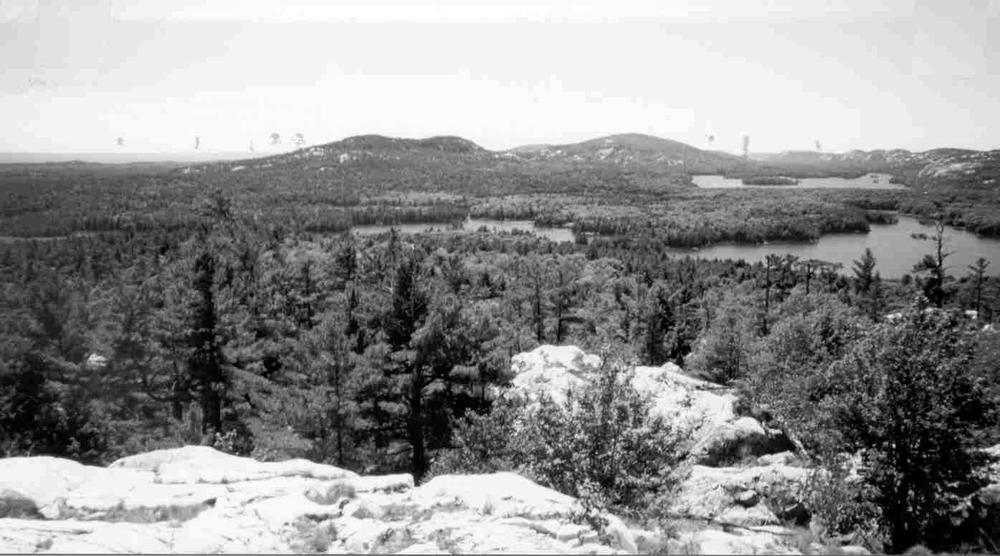
%> input picture COMPENG 4TL4Digital Signal Processing/Lab3/KillarneyPic.png, 1000 x 556 px, shrunk from 1395 x 776 before the run
$ octave lab3q1.m   (GNU Octave 9; MATLAB toolbox functions it lacks are replaced by stand-ins)
%> lines starting %> are read from the running program, lines starting %| are printed output that depends on the picture
%a
I=imread("KillarneyPic.png");
%> I is the input picture: size 556x1000 uint8; min 0, max 255, mean 144.9
% imshow(I);
whos I;

%b
I_double=double(I)/255;
% figure
% imshow(I)
figure;
imshow(I_double);

%c
figure;
imshow(I_double);colormap(gray);
figure;
imshow(I_double);colormap(1-gray);
%> after `colormap(1-gray)`:
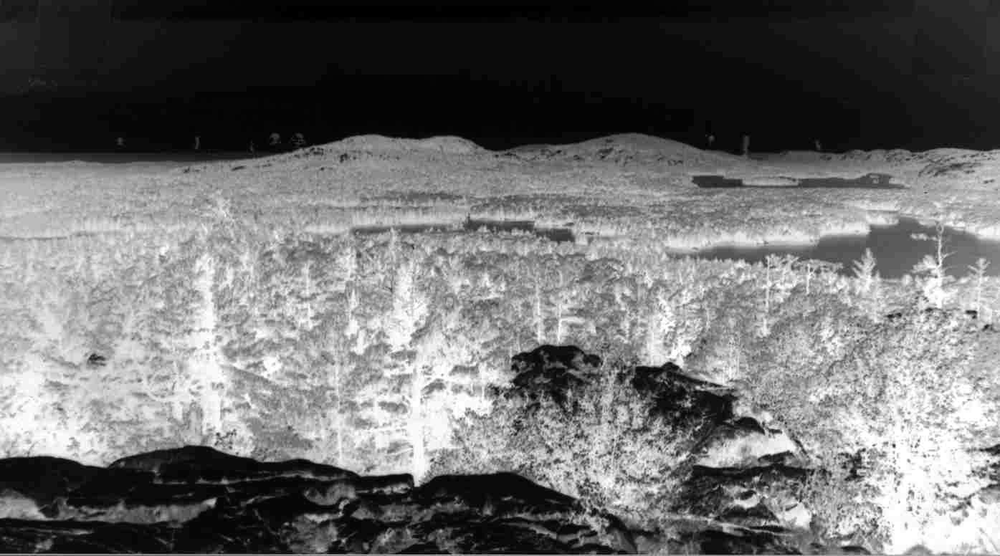
%> displayed picture: size 556x1000x3, on the screen's scale of 0 to 255; min 0, max 255, mean 110.1

%d
% Impulse sampling
I_impulse = I_double;
I_impulse(:, 2:5:end) = 0;
I_impulse(:, 3:5:end) = 0;
I_impulse(:, 4:5:end) = 0;
I_impulse(:, 5:5:end) = 0;
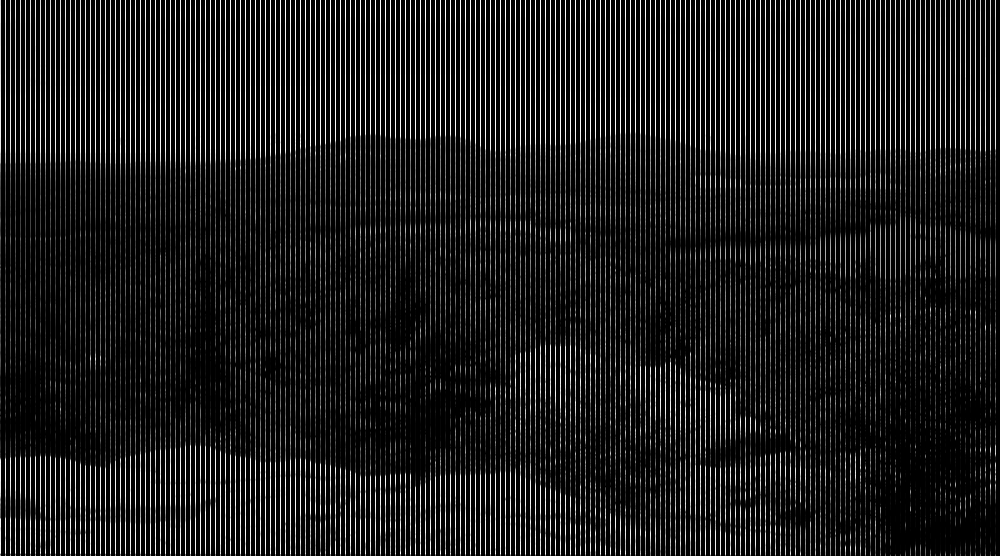
%> I_impulse: size 556x1000 double; min 0, max 1, mean 0.114
figure; imshow(I_impulse); title('(d-i) Impulse Sampling');

% Downsampling
I_downsample = I_double(:, 1:5:end);%111111111111111111111改
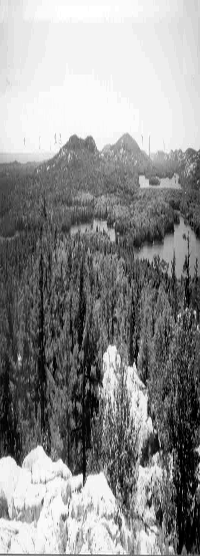
%> I_downsample: size 556x200 double; min 0, max 1, mean 0.568
figure; imshow(I_downsample); title('(d-ii) Downsampling');

% Zero-order
img_zero_order = repelem(I_downsample, 1, 5);
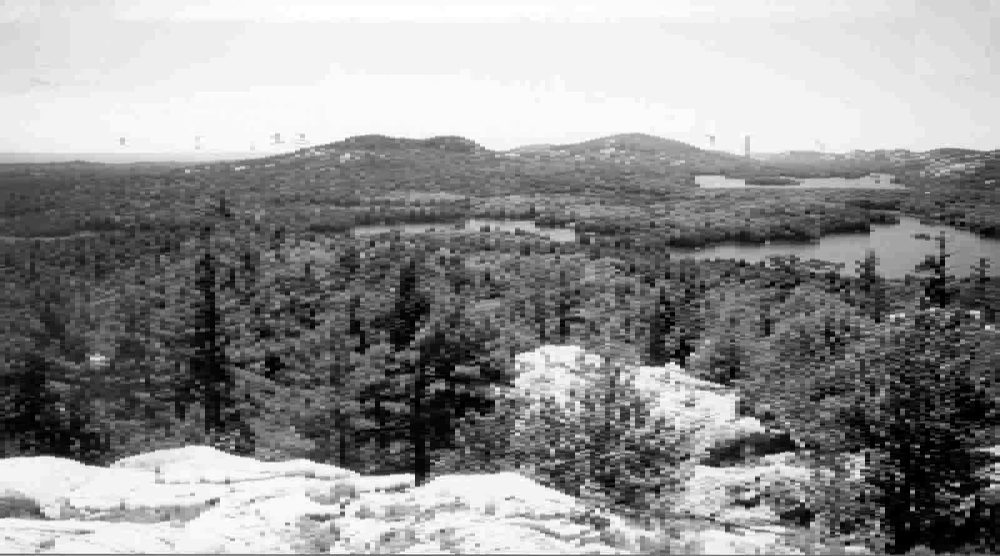
%> img_zero_order: size 556x1000 double; min 0, max 1, mean 0.568; mean of the top-left, top-right, bottom-left and bottom-right quarters 0.69, 0.711, 0.457, 0.415
figure; imshow(img_zero_order); title('(d-iii) Zero-Order Hold Reconstruction');

% First-order
img_first_order = interp1(1:size(I_downsample, 2), I_downsample', linspace(1, size(I_downsample, 2), size(I_double, 2)), 'linear')';
figure; imshow(img_first_order); title('(d-iv) First-Order Hold Reconstruction');
